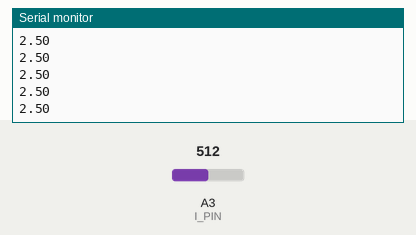
Simulated run of this sketch. Board: Arduino Uno, built with avr-gcc and run on an emulated ATmega328P. Parts: the last lines printed to the serial monitor. The test bench sets the inputs (shaded band); at power-on: A3 (I_PIN) = 512.

Above: at 1.2 s.
1.3 s: A3 (I_PIN) set to 716
At 1.8 s:
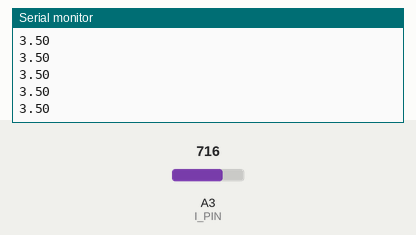
2.8 s: A3 (I_PIN) set to 900
At 3.8 s:
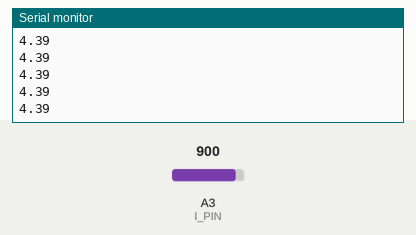
Timing chart, 0 to 5.8 s (numbered marks = the images above; inputs shaded):
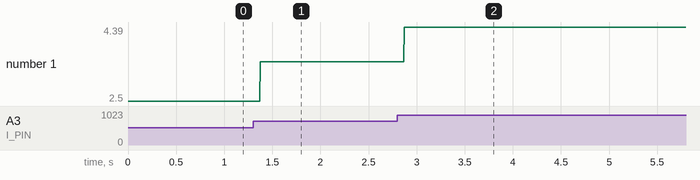

The sketch:

HC-SR501.ino
```cpp
/*
   VCC: DC 5V-20V
   GND: GND pin
   OUT: high 3.3V, low 0V
*/
const int I_PIN = A3; //infrared sensor out pin

int val = 0;           // variable to store the value read
void setup() {
  // put your setup code here, to run once:
  Serial.begin(9600);
  //  pinMode(I_PIN, INPUT_PULLUP );
  //  pinMode(I_PIN, INPUT );
}

void loop() {
  // put your main code here, to run repeatedly:
  //  Serial.print(millis());
  //  Serial.print(" : ");
  //  Serial.println(digitalRead(I_PIN));

  val = analogRead(I_PIN);    // read the input pin
  //  Serial.println(val);             // debug value
  Serial.println(val * 5.0 / 1024.0);         // debug value
  //  delay(1000);

}
```

Measured:
- after the input at 1.3 s, the serial monitor: prints a new line after 0.07 s (image 1)
- after the input at 2.8 s, the serial monitor: prints a new line after 0.07 s (image 2)
- plotted number 1: 2.5 → 3.5 after the input at 1.3 s, 3.5 → 4.39 after the input at 2.8 s
